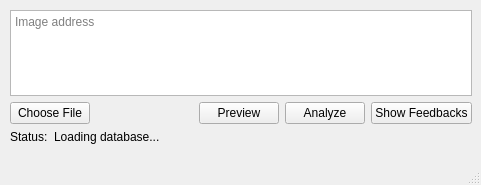
<?xml version="1.0" encoding="UTF-8"?>
<ui version="4.0">
 <class>MainWindow</class>
 <widget class="QMainWindow" name="MainWindow">
  <property name="enabled">
   <bool>true</bool>
  </property>
  <property name="geometry">
   <rect>
    <x>0</x>
    <y>0</y>
    <width>481</width>
    <height>185</height>
   </rect>
  </property>
  <property name="windowTitle">
   <string>COVIDNet-CT</string>
  </property>
  <widget class="QWidget" name="centralwidget">
   <widget class="QWidget" name="verticalLayoutWidget">
    <property name="geometry">
     <rect>
      <x>10</x>
      <y>10</y>
      <width>462</width>
      <height>134</height>
     </rect>
    </property>
    <layout class="QVBoxLayout" name="verticalLayout_4">
     <item>
      <widget class="QTextEdit" name="file_directory">
       <property name="acceptRichText">
        <bool>true</bool>
       </property>
       <property name="placeholderText">
        <string>Image address</string>
       </property>
      </widget>
     </item>
     <item>
      <spacer name="verticalSpacer">
       <property name="orientation">
        <enum>Qt::Vertical</enum>
       </property>
       <property name="sizeHint" stdset="0">
        <size>
         <width>20</width>
         <height>40</height>
        </size>
       </property>
      </spacer>
     </item>
     <item>
      <layout class="QHBoxLayout" name="horizontalLayout_6">
       <item>
        <widget class="QPushButton" name="browser">
         <property name="text">
          <string>Choose File</string>
         </property>
        </widget>
       </item>
       <item>
        <spacer name="horizontalSpacer">
         <property name="orientation">
          <enum>Qt::Horizontal</enum>
         </property>
         <property name="sizeHint" stdset="0">
          <size>
           <width>40</width>
           <height>20</height>
          </size>
         </property>
        </spacer>
       </item>
       <item>
        <widget class="QPushButton" name="image_preview">
         <property name="text">
          <string>Preview</string>
         </property>
        </widget>
       </item>
       <item>
        <widget class="QPushButton" name="analyze">
         <property name="text">
          <string>Analyze</string>
         </property>
        </widget>
       </item>
       <item>
        <widget class="QPushButton" name="show_feedback">
         <property name="text">
          <string>Show Feedbacks</string>
         </property>
        </widget>
       </item>
      </layout>
     </item>
     <item>
      <layout class="QHBoxLayout" name="horizontalLayout" stretch="1,12">
       <item>
        <widget class="QLabel" name="label">
         <property name="text">
          <string>Status:</string>
         </property>
        </widget>
       </item>
       <item>
        <widget class="QLabel" name="status_lbl">
         <property name="minimumSize">
          <size>
           <width>100</width>
           <height>0</height>
          </size>
         </property>
         <property name="text">
          <string>Loading database...</string>
         </property>
        </widget>
       </item>
      </layout>
     </item>
    </layout>
   </widget>
  </widget>
  <widget class="QMenuBar" name="menubar">
   <property name="geometry">
    <rect>
     <x>0</x>
     <y>0</y>
     <width>481</width>
     <height>20</height>
    </rect>
   </property>
  </widget>
  <widget class="QStatusBar" name="statusbar"/>
 </widget>
 <resources/>
 <connections/>
</ui>
